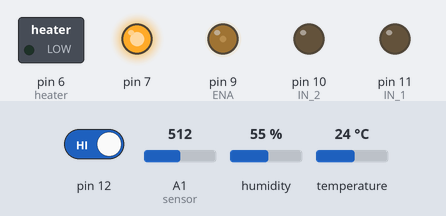
A sketch run on a simulated Arduino Uno, built with avr-gcc and run on an emulated ATmega328P. On the bench: switched loads named in the sketch (green lamp = pin HIGH), output pins drawn as LEDs (lit = HIGH). Inputs (shaded band) come from the test bench; at power-on: A1 (sensor) = 512, pin 12 HIGH, humidity 55 %, temperature 24 °C. What the sketch prints to the serial monitor is not drawn. At 39.1 s the program stops and its outputs stay as they are.

Above: at 1.7 s.
1.8 s: A1 (sensor) set to 309
14.4 s: A1 (sensor) set to 292
15.9 s: pin 12 driven LOW
At 16.4 s:
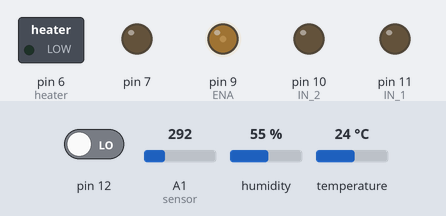
17.4 s: pin 12 driven HIGH
At 18.8 s:
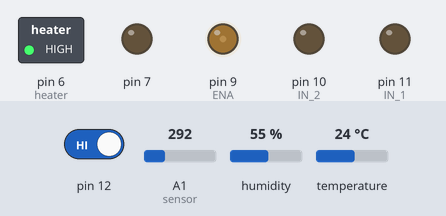
Timing chart, 0 to 40.6 s (numbered marks = the images above; inputs shaded):
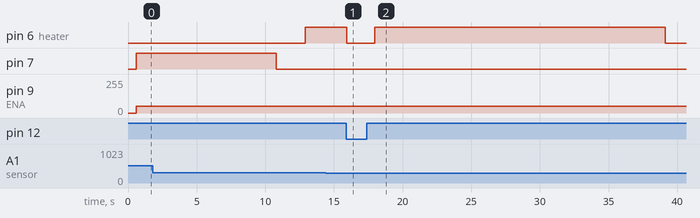

The sketch:

totalfinal2.ino
```cpp
#include <DHT.h>
#include <DHT_U.h>

#define DHTPIN A0
#define DHTTYPE DHT11

DHT dht(DHTPIN, DHTTYPE);
unsigned long atime;
unsigned long ztime;
unsigned long btime;
unsigned long dtime;
unsigned long gtime;
unsigned long htime;
const int temperature = A0;
const int heater = 6;
int switchh;
int relay;
int heaterrelay;
int sensor = A1;
int moter;

void setup() {
  pinMode(7,OUTPUT); //UV램프에 연결된 릴레이
  pinMode(12,INPUT);  //마이크로 스위치
  digitalWrite(7,LOW);
  Serial.begin(9600);
  pinMode(heater,OUTPUT);
  digitalWrite(9,LOW);
  // pinMode(9,OUTPUT); //ENA // 속도조절을 위해 아날로그 신호로 바꿈 따라서 핀모드가 필요 없어지므로 주석처리함
  // ENA가 LOW일때 모터는 정지함 HIGH일때 회전하거나 브레이크
  pinMode(11,OUTPUT); //IN 1
  pinMode(10,OUTPUT); //IN 2
  delay(500);
}

void loop() {
  for(;;) {
  moter = 0;
  switchh = digitalRead(12);
  int value = analogRead(sensor);
  Serial.print("밝기 값 : ");
  Serial.println(value);
  delay(100);

 if(switchh == 0) {
  analogWrite(9, 50); //속도제어
  digitalWrite(10,LOW);
  digitalWrite(11,LOW); // 둘다 HIGH거나 LOW일때 브레이크
  moter = 0;
 }

  if(switchh == 1) {
    if(moter == 0) {
        if(value > 300) { //300보다 밝을 때
          // digitalWrite(5,HIGH); // 속도조절을 위해 아날로그 신호로 바꿈
          analogWrite(9, 50); //속도제어
          digitalWrite(10,LOW);
          digitalWrite(11,LOW); //둘다 HIGH거나 LOW일때 브레이크
          break;
        }
    }
  }

  if(switchh == 1) {
      if(moter == 0) {
        if(value <= 300) { //500보다 같거나 어두울 때
       // digitalWrite(9,HIGH); // 속도조절을 위해 아날로그 신호로 바꿈
          analogWrite(9, 50); //속도제어
          digitalWrite(10,HIGH); //정방향 회전
          digitalWrite(11,LOW); //정방향 회전 // 둘다 HIGH거나 LOW일때 브레이크
          moter = 1;
          delay(1600);
          digitalWrite(10,LOW);
          digitalWrite(11,LOW); // 둘다 HIGH거나 LOW일때 브레이크
          moter = 0;
          break;
                        }
                      }
                    }
    }


  //*******************************************************************************

  for(;;){  //초기화 는 처음에 딱 한 번만. 루프에서 매번, 조건 이 테스트된다; 그것이 true 이면, 문 블록과 증가 가 실행되며, 그러면 조건 이 다시 테스트된다. 조건 이 false 되면, 루프는 끝난다.
  switchh = digitalRead(12); //아두이노의 디지털 12핀으로부터 HIGH 또는 LOW 값을 읽어온다.
  atime = millis(); //아두이노 보드가 시작한 후 지난 밀리 초 시간을 읽는다.

  if(switchh == 0) { //스위치 작동중이 아니면 uv램프 정지
    digitalWrite(7,LOW);
    digitalWrite(heater,LOW);
    relay = 0; //작동중지상태
                   }

  if(switchh == 1) {  //스위치 작동 문이 닫힌 상태
      if(relay == 0) {  //만약 작동하지않고 있다면 작동시작
        digitalWrite(7,HIGH);
        ztime = millis();
        relay = 1; //작동
                     }
      if(relay == 1) {  //작동
        if(atime/200 > ztime/200+50) {  //10초 지난경우
          digitalWrite(7,LOW); //종료
          delay(500);
          relay = 0; //살균종료상태
          break;
                                     }
                     }
                   }
        }
  delay(500);

//*****************************************************************************

  for(;;) {
  int vvalue = analogRead(sensor);
  Serial.print("밝기 값 : ");
  Serial.println(vvalue);
  delay(100);

  if(switchh == 0) {
    analogWrite(9, 50); //속도제어
    digitalWrite(10,LOW);
    digitalWrite(11,LOW); // 둘다 HIGH거나 LOW일때 브레이크
    moter = 0;
                    }

  if(switchh == 1) {
      if(moter == 0) {
        if(vvalue > 300) { //300보다 밝을 때
          // digitalWrite(5,HIGH); // 속도조절을 위해 아날로그 신호로 바꿈
          analogWrite(9, 50); //속도제어
          digitalWrite(10,LOW);
          digitalWrite(11,LOW); //둘다 HIGH거나 LOW일때 브레이크
          break;
                        }
                      }
                    }

  if(switchh == 1) {
       if(moter == 0) {
          if(vvalue <= 300) { //300보다 같거나 어두울 때
       //   digitalWrite(5,HIGH); // 속도조절을 위해 아날로그 신호로 바꿈
            analogWrite(9, 50); //속도제어
            digitalWrite(10,LOW); //역방향 회전
            digitalWrite(11,HIGH); //역방향 회전 // 둘다 HIGH거나 LOW일때 브레이크
            moter = 1;
            delay(1600);
            digitalWrite(10,LOW);
            digitalWrite(11,LOW); // 둘다 HIGH거나 LOW일때 브레이크
            moter = 0;
            break;
                            }
                      }

                    }
    }

//****************************************************************************

  for(;;){ //*****dht11 라이브러리 설치해야함*****
    Serial.begin(9600);
    delay(1000);
    dht.begin();
    float humi, temp;
    temp = dht.readTemperature();
    humi = dht.readHumidity();
    switchh = digitalRead(12); //아두이노의 디지털 8핀으로부터 HIGH 또는 LOW 값을 읽어온다.
    dtime = millis();

    if(switchh == 0) {  //스위치 작동 문이 열린 상태
      digitalWrite(6,LOW);
      heaterrelay = 0; //작동중지상태
                      }

  if(switchh == 1) {  //스위치 작동 문이 닫힌 상태
    if(heaterrelay == 0) {  //만약 작동하지않고 있다면 작동시작
      digitalWrite(6,HIGH);
      btime = millis();
      heaterrelay = 1; //작동
                          }
    if(heaterrelay == 1) {  //작동
      if(dtime/200 < btime/200+100) {
           Serial.print(temp); //시리얼모니터에 섭씨 출력 nan뜨는건 어쩔 수 없다. 시리얼모니터쪽에 딜레이주면 해결될지도?
           Serial.println("C");

      if(temp < 40.0) {  //40도 이하일때
      digitalWrite(heater,HIGH); //켜짐
                      }
      if(temp > 40.0) {
      digitalWrite(heater,LOW); //꺼짐
                      }
                                  }
      if(dtime/200 >= btime/200+100) {
      digitalWrite(heater,LOW);  // 꺼짐
      break;
                                  }
                           }
   delay(500);
                    }
    }
  exit(0);
  }
```

Measured:
- after the input at 14.4 s, every drawn part: stays the same
- after the input at 15.9 s, pin 6 (heater): HIGH → LOW after 0.05 s
- after the input at 17.4 s, pin 6 (heater): LOW → HIGH after 0.57 s, → LOW 21.2 s later
